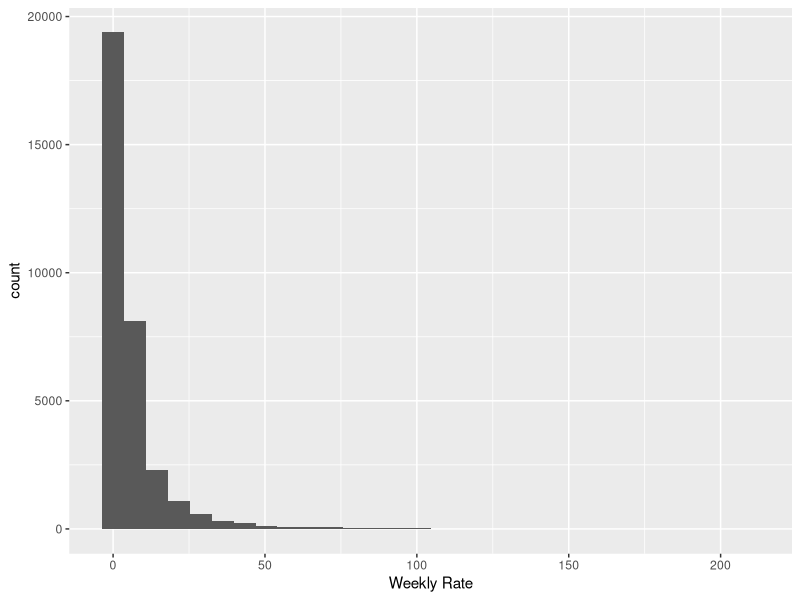
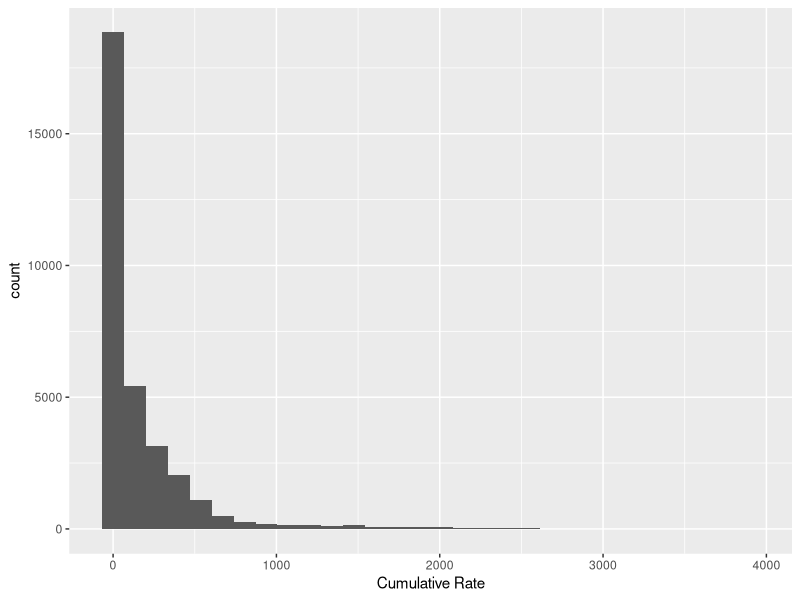

Write the R code that produced these figures, in order. (Note: this script raises an error after producing the figures.)
# Week 2 assignment 
# Cleans RESP-NET data 
# Saves clean version of file as .RDS file

## JD: You said this file was in the main repo directory but I found it in the hw2 subdirectory
## EC: My bad - I cleaned up my repo after BMB had marked my assignment and took his suggestions of cleaning 
##      so I made a hw2 subdirectory after the fact

library(readr)
library(dplyr)
library(tidyr)
library(ggplot2)

## JD: I needed to add this; please make sure your code just runs

respTable <- read_csv("data/Rates_of_Laboratory-Confirmed_RSV__COVID-19__and_Flu_Hospitalizations_from_the_RESP-NET_Surveillance_Systems_20240115.csv")

problems(respTable)
summary(respTable)

print(ggplot(respTable, aes(x=`Weekly Rate`))
      + geom_histogram()
)

print(ggplot(respTable, aes(x=`Cumulative Rate`))
      + geom_histogram()
      )

# respTableClean <- ( respTable 
#                     %>% filter(!is.na(`Weekly Rate`),
#                                !is.na(`Cumulative Rate`),
#                                !is.na(Sex),
#                                !is.na(`Race/Ethnicity`))
# )

# taking BMB's suggestions from below!
respTableClean <- ( respTable 
                   |> drop_na() # drop all missing data 
                   |> rename(Network = 'Surveillance Network',
                             MMWRyear = 'MMWR Year',
                             MMWRweek = 'MMWR Week',
                             ageGroup = 'Age group',
                             Race = 'Race/Ethnicity',
                             weeklyRate = 'Weekly Rate', 
                             cumulativeRate = 'Cumulative Rate',
                             endingDate = 'Week Ending Date') # renaming variables to easier-to-type names
                   |> mutate(across(where(is.character), factor)) # changing character vectors to factors
                   |> filter(ageGroup ==  '0-4 years' 
                             | ageGroup == '5-17 years'
                             | ageGroup == '18-49 years'
                             | ageGroup == '50-64 years'
                             | ageGroup == '65+ years' 
                             | ageGroup == 'Overall') # getting rid of age group redundancies
)

summary(respTableClean)
  

## BMB: you could also use respTable %>% tidyr::drop_na() for this
## * I often use this cleaning step to change variable names to computer-friendly
## ones (e.g. in particular no spaces), via dplyr::rename()
## * You should also consider changing character vectors to factors,
## with sensible orderings (to do it by brute force, you can use
## mutate(across(where(is.character), factor))
## * you should consider creating a date variable from your Season and week variables (if you ever want to plot a long time series)

saveRDS(respTableClean, file="hw2/tmp/respTableClean.rds")

## mark: 2
